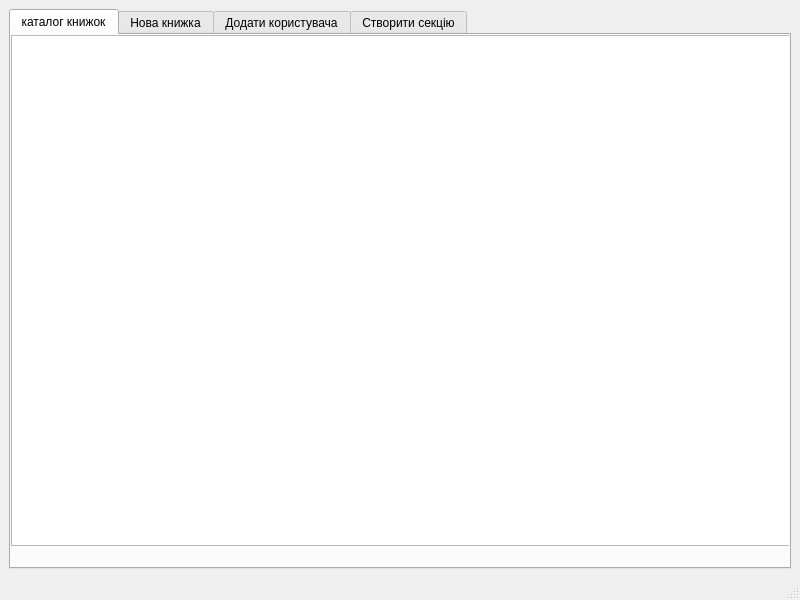
<?xml version="1.0" encoding="UTF-8"?>
<ui version="4.0">
 <class>MainWindow</class>
 <widget class="QMainWindow" name="MainWindow">
  <property name="geometry">
   <rect>
    <x>0</x>
    <y>0</y>
    <width>800</width>
    <height>600</height>
   </rect>
  </property>
  <property name="windowTitle">
   <string>MainWindow</string>
  </property>
  <widget class="QWidget" name="centralwidget">
   <layout class="QHBoxLayout" name="horizontalLayout_4">
    <item>
     <widget class="QTabWidget" name="tabWidget">
      <property name="currentIndex">
       <number>0</number>
      </property>
      <widget class="QWidget" name="BooksTab">
       <attribute name="title">
        <string>каталог книжок</string>
       </attribute>
       <widget class="QTableView" name="tableView">
        <property name="geometry">
         <rect>
          <x>0</x>
          <y>0</y>
          <width>781</width>
          <height>511</height>
         </rect>
        </property>
       </widget>
      </widget>
      <widget class="QWidget" name="newBookTab">
       <attribute name="title">
        <string>Нова книжка</string>
       </attribute>
       <layout class="QVBoxLayout" name="verticalLayout_2">
        <item>
         <layout class="QVBoxLayout" name="verticalLayout">
          <item>
           <layout class="QHBoxLayout" name="horizontalLayout">
            <item>
             <widget class="QPushButton" name="pushButton">
              <property name="sizePolicy">
               <sizepolicy hsizetype="Maximum" vsizetype="Expanding">
                <horstretch>15</horstretch>
                <verstretch>0</verstretch>
               </sizepolicy>
              </property>
              <property name="contextMenuPolicy">
               <enum>Qt::ContextMenuPolicy::DefaultContextMenu</enum>
              </property>
              <property name="toolTipDuration">
               <number>0</number>
              </property>
              <property name="text">
               <string>PushButton</string>
              </property>
             </widget>
            </item>
            <item>
             <layout class="QFormLayout" name="formLayout">
              <property name="sizeConstraint">
               <enum>QLayout::SizeConstraint::SetDefaultConstraint</enum>
              </property>
              <property name="fieldGrowthPolicy">
               <enum>QFormLayout::FieldGrowthPolicy::AllNonFixedFieldsGrow</enum>
              </property>
              <property name="leftMargin">
               <number>20</number>
              </property>
              <item row="0" column="0">
               <widget class="QLabel" name="lbMedium">
                <property name="text">
                 <string>Формат книжки </string>
                </property>
               </widget>
              </item>
              <item row="0" column="1">
               <widget class="QComboBox" name="cbMedium">
                <item>
                 <property name="text">
                  <string>Паперова</string>
                 </property>
                </item>
                <item>
                 <property name="text">
                  <string>Електронна</string>
                 </property>
                </item>
                <item>
                 <property name="text">
                  <string>Аудіо</string>
                 </property>
                </item>
               </widget>
              </item>
              <item row="1" column="1">
               <widget class="QLineEdit" name="leTitle"/>
              </item>
              <item row="1" column="0">
               <widget class="QLabel" name="lbTitle">
                <property name="text">
                 <string>Назва </string>
                </property>
               </widget>
              </item>
              <item row="2" column="1">
               <widget class="QLineEdit" name="leAuthor"/>
              </item>
              <item row="2" column="0">
               <widget class="QLabel" name="lbAuthor">
                <property name="text">
                 <string>Автор </string>
                </property>
               </widget>
              </item>
              <item row="3" column="0">
               <widget class="QLabel" name="lbGenre">
                <property name="text">
                 <string>Жанр</string>
                </property>
               </widget>
              </item>
              <item row="3" column="1">
               <widget class="QLineEdit" name="leGenre"/>
              </item>
              <item row="4" column="0">
               <widget class="QLabel" name="lbRating">
                <property name="text">
                 <string>Оцінка</string>
                </property>
               </widget>
              </item>
              <item row="4" column="1">
               <widget class="QComboBox" name="cbRating">
                <item>
                 <property name="text">
                  <string>1</string>
                 </property>
                </item>
                <item>
                 <property name="text">
                  <string>2</string>
                 </property>
                </item>
                <item>
                 <property name="text">
                  <string>3</string>
                 </property>
                </item>
                <item>
                 <property name="text">
                  <string>4</string>
                 </property>
                </item>
                <item>
                 <property name="text">
                  <string>5</string>
                 </property>
                </item>
                <item>
                 <property name="text">
                  <string>6</string>
                 </property>
                </item>
                <item>
                 <property name="text">
                  <string>7</string>
                 </property>
                </item>
                <item>
                 <property name="text">
                  <string>8</string>
                 </property>
                </item>
                <item>
                 <property name="text">
                  <string>9</string>
                 </property>
                </item>
                <item>
                 <property name="text">
                  <string>10</string>
                 </property>
                </item>
               </widget>
              </item>
              <item row="5" column="0">
               <widget class="QLabel" name="lbDate">
                <property name="text">
                 <string>Прочитано</string>
                </property>
               </widget>
              </item>
              <item row="6" column="0">
               <widget class="QLabel" name="lbAccess">
                <property name="text">
                 <string>Хто має права доступу </string>
                </property>
               </widget>
              </item>
              <item row="6" column="1">
               <widget class="QComboBox" name="comboBox">
                <item>
                 <property name="text">
                  <string>тільки я</string>
                 </property>
                </item>
                <item>
                 <property name="text">
                  <string>дорослі користувачі</string>
                 </property>
                </item>
                <item>
                 <property name="text">
                  <string>надати доступ окремим користовучам</string>
                 </property>
                </item>
                <item>
                 <property name="text">
                  <string>всі</string>
                 </property>
                </item>
               </widget>
              </item>
              <item row="5" column="1">
               <widget class="QComboBox" name="comboBox_2">
                <item>
                 <property name="text">
                  <string>Так</string>
                 </property>
                </item>
                <item>
                 <property name="text">
                  <string>Ні</string>
                 </property>
                </item>
               </widget>
              </item>
             </layout>
            </item>
           </layout>
          </item>
          <item>
           <widget class="QTextEdit" name="textEdit"/>
          </item>
         </layout>
        </item>
       </layout>
      </widget>
      <widget class="QWidget" name="newUserTab">
       <attribute name="title">
        <string>Додати користувача</string>
       </attribute>
       <layout class="QHBoxLayout" name="horizontalLayout_2">
        <item>
         <layout class="QFormLayout" name="formLayout_2">
          <property name="leftMargin">
           <number>20</number>
          </property>
          <item row="0" column="0">
           <widget class="QLabel" name="lbUsrName">
            <property name="text">
             <string>Ім'я користувача</string>
            </property>
           </widget>
          </item>
          <item row="0" column="1">
           <widget class="QLineEdit" name="leUsrName"/>
          </item>
          <item row="1" column="0">
           <widget class="QLabel" name="lbPassword">
            <property name="text">
             <string>Пароль</string>
            </property>
           </widget>
          </item>
          <item row="1" column="1">
           <widget class="QLineEdit" name="lePassword"/>
          </item>
          <item row="2" column="0">
           <widget class="QLabel" name="lbConfirm">
            <property name="text">
             <string>Повторіть пароль</string>
            </property>
           </widget>
          </item>
          <item row="2" column="1">
           <widget class="QLineEdit" name="leConfirm"/>
          </item>
          <item row="3" column="0">
           <widget class="QLabel" name="lbPfp">
            <property name="sizePolicy">
             <sizepolicy hsizetype="Preferred" vsizetype="Expanding">
              <horstretch>0</horstretch>
              <verstretch>0</verstretch>
             </sizepolicy>
            </property>
            <property name="text">
             <string>Аватарка</string>
            </property>
           </widget>
          </item>
          <item row="3" column="1">
           <widget class="QPushButton" name="pushButton_2">
            <property name="sizePolicy">
             <sizepolicy hsizetype="Minimum" vsizetype="Expanding">
              <horstretch>0</horstretch>
              <verstretch>0</verstretch>
             </sizepolicy>
            </property>
            <property name="text">
             <string>PushButton</string>
            </property>
           </widget>
          </item>
         </layout>
        </item>
       </layout>
      </widget>
      <widget class="QWidget" name="newSectionTab">
       <attribute name="title">
        <string>Створити секцію</string>
       </attribute>
       <layout class="QHBoxLayout" name="horizontalLayout_3">
        <item>
         <layout class="QFormLayout" name="formLayout_3">
          <property name="leftMargin">
           <number>20</number>
          </property>
          <item row="0" column="0">
           <widget class="QLabel" name="lbSectionName">
            <property name="text">
             <string>назва секції</string>
            </property>
           </widget>
          </item>
          <item row="0" column="1">
           <widget class="QLineEdit" name="leSectionName"/>
          </item>
          <item row="1" column="0">
           <widget class="QLabel" name="lbSectionDescription">
            <property name="sizePolicy">
             <sizepolicy hsizetype="Preferred" vsizetype="Expanding">
              <horstretch>0</horstretch>
              <verstretch>0</verstretch>
             </sizepolicy>
            </property>
            <property name="text">
             <string>опис секції</string>
            </property>
           </widget>
          </item>
          <item row="1" column="1">
           <widget class="QTextEdit" name="teSectionDescription">
            <property name="sizePolicy">
             <sizepolicy hsizetype="Expanding" vsizetype="Minimum">
              <horstretch>0</horstretch>
              <verstretch>0</verstretch>
             </sizepolicy>
            </property>
           </widget>
          </item>
          <item row="2" column="0">
           <widget class="QLabel" name="lbPathToSection">
            <property name="sizePolicy">
             <sizepolicy hsizetype="Preferred" vsizetype="Expanding">
              <horstretch>0</horstretch>
              <verstretch>0</verstretch>
             </sizepolicy>
            </property>
            <property name="text">
             <string>длях до секції</string>
            </property>
           </widget>
          </item>
          <item row="2" column="1">
           <widget class="QPushButton" name="pbPathToSection">
            <property name="sizePolicy">
             <sizepolicy hsizetype="Preferred" vsizetype="Preferred">
              <horstretch>0</horstretch>
              <verstretch>0</verstretch>
             </sizepolicy>
            </property>
            <property name="text">
             <string> вибрати шлях</string>
            </property>
           </widget>
          </item>
         </layout>
        </item>
       </layout>
      </widget>
     </widget>
    </item>
   </layout>
  </widget>
  <widget class="QMenuBar" name="menubar">
   <property name="geometry">
    <rect>
     <x>0</x>
     <y>0</y>
     <width>800</width>
     <height>23</height>
    </rect>
   </property>
  </widget>
  <widget class="QStatusBar" name="statusbar"/>
 </widget>
 <resources/>
 <connections/>
</ui>
